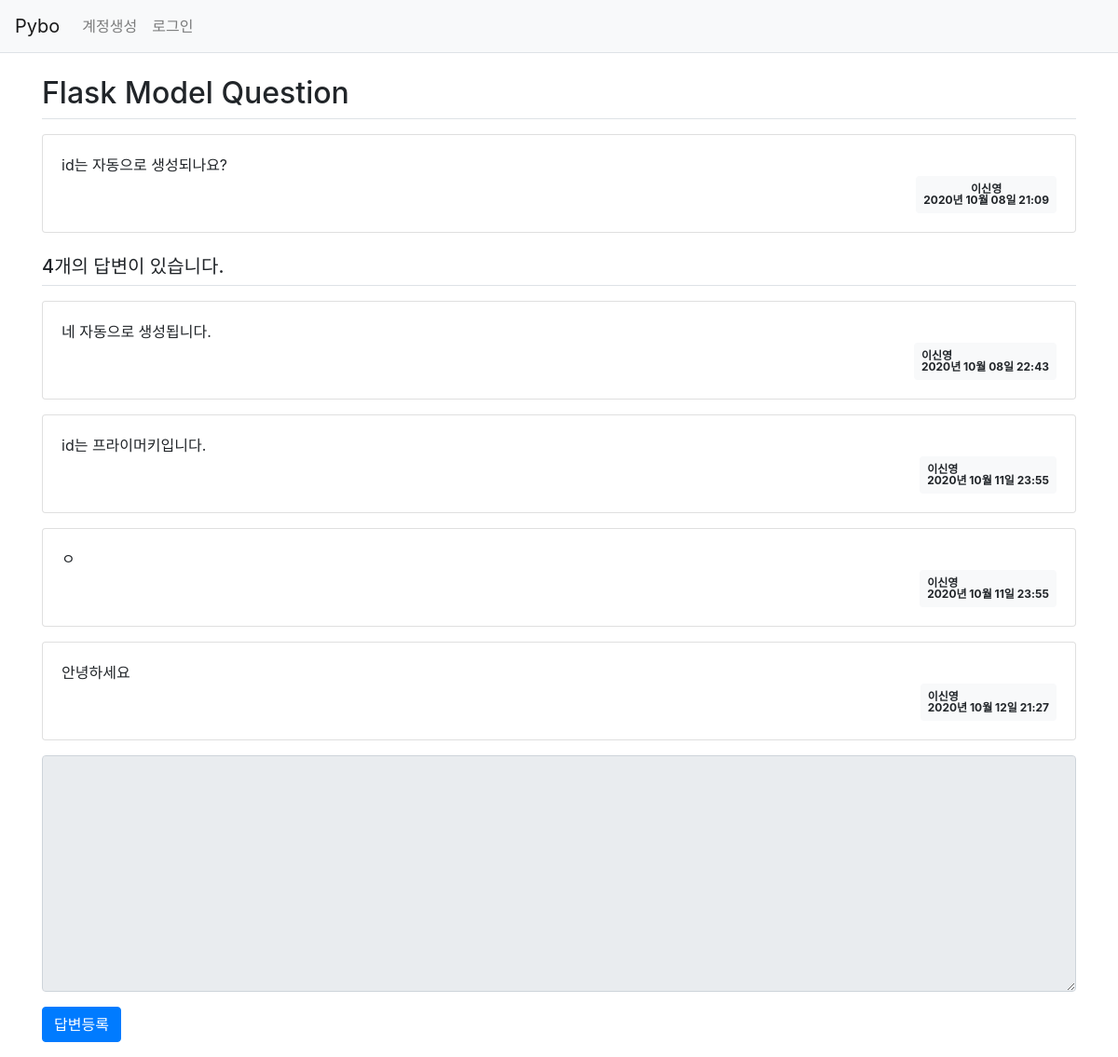
/quesiton/detail/2/, run on the app's committed database.
### pybo/models.py (models this page shows)
class Question(db.Model):#nullable 비어있는값 들어올수없음 의미 디폴드값은 true
    id = db.Column(db.Integer, primary_key=True)#primary_key 중복 안됌,integer id숫자값
    subject = db.Column(db.String(200), nullable=False)#string제목처럼 제한된 글자수
    content = db.Column(db.Text(), nullable=False)#text글자수 제한 없음
    create_date = db.Column(db.DateTime(), nullable=False)#날짜와 시간
    user_id = db.Column(db.Integer, db.ForeignKey('user.id', ondelete='CASCADE'), nullable=True)
    user = db.relationship('User', backref=db.backref('question_set'))

class User(db.Model):
    id = db.Column(db.Integer, primary_key=True)
    username= db.Column(db.String(150), unique=True, nullable=False)
    password = db.Column(db.String(200), nullable=False)
    email = db.Column(db.String(120),unique=True, nullable=False)

class Answer(db.Model):
    id = db.Column(db.Integer, primary_key=True)
    question_id = db.Column(db.Integer, db.ForeignKey('question.id', ondelete='CASCADE'))
    question = db.relationship('Question',backref=db.backref('answer_set'))
    content = db.Column(db.Text(), nullable=False)
    create_date = db.Column(db.DateTime(), nullable=False)
    user_id = db.Column(db.Integer, db.ForeignKey('user.id', ondelete='CASCADE'), nullable=True)
    user = db.relationship('User', backref=db.backref('answer_set'))

### pybo/views/question_views.py (the view)
@bp.route('/detail/<int:question_id>/')
def detail(question_id):
    form = AnswerForm()
    question = Question.query.get_or_404(question_id)#해당 데이터 찾지못하면 404페이지 출력
    return render_template('question/question_detail.html', question=question, form=form)

### pybo/forms.py
class AnswerForm(FlaskForm):
    content = TextAreaField('내용', validators=[DataRequired('내용은 필수입력 항목입니다.')])

### pybo/filter.py (called while the page is built)
def format_datetime(value, fmt='%Y년 %m월 %d일 %H:%M'):
    return value.strftime(fmt)

### pybo/views/auth_views.py (called while the page is built)
@bp.before_app_request #이 어노테이션이 적용된 함수는 라우트함수 실행전 항상 먼저 실행
def load_logged_in_user():
    user_id = session.get('user_id')
    if user_id is None:
        g.user = None
    else:
        g.user = User.query.get(user_id)

### pybo/templates/question/question_detail.html (shortened to what this page needs)
{% extends 'base.html' %}
{% block content %}
<div class="container my-3">
    <h2 class="border-bottom py-2">{{ question.subject}} </h2>
    <div class="card my-3">
        <div class="card-body">
            <div class="card-text" style="white-space: pre-line;">{{ question.content }}</div>
            <div class="d-flex justify-content-end">
                <div class="badge badge-light p-2">
                    <div>{{ question.user.username }}</div>
                    <div>{{ question.create_date|datetime}}</div>
                </div>
            </div>
        </div>
    </div>
    <h5 class="border-bottom my-3 py-2">{{ question.answer_set|length }}개의 답변이 있습니다. </h5>
    {% for answer in question.answer_set %}
    <div class="card my-3">
        <div class="card-body">
            <div class="card-text" style="white-space: pre-line;">{{ answer.content}}</div>
            <div class="d-flex justify-content-end">
                <div class="badge badge-light p-2 text-left">
                    <div>{{ answer.user.username }}</div>
                    <div>{{ answer.create_date|datetime}}</div>
                </div>
            </div>
        </div>
    </div>
     {% endfor %}
        <form action="{{ url_for('answer.create' , question_id=question.id)}}" method="POST" class="my-3">
            <div class="form-group">
                <textarea {% if not g.user %} disabled {% endif %}
                         name="content" id="content" class="form-control" rows="10"></textarea>
            </div>
            <input type="submit" value="답변등록" class="btn btn-primary">
    </form>
</div>
{% endblock %}

### data on the page
Question: subject "Flask Model Question", content "id는 자동으로 생성되나요?", create_date "2020년 10월 08일 21:09"
User: user.username "이신영"
Answer: content "네 자동으로 생성됩니다.", user.username "이신영", create_date "2020년 10월 08일 22:43"
Answer: content "id는 프라이머키입니다.", user.username "이신영", create_date "2020년 10월 11일 23:55"
Answer: content "ㅇ", user.username "이신영", create_date "2020년 10월 11일 23:55"
Answer: content "안녕하세요", user.username "이신영", create_date "2020년 10월 12일 21:27"

### other printed values
{{ question.answer_set|length }} "4"
